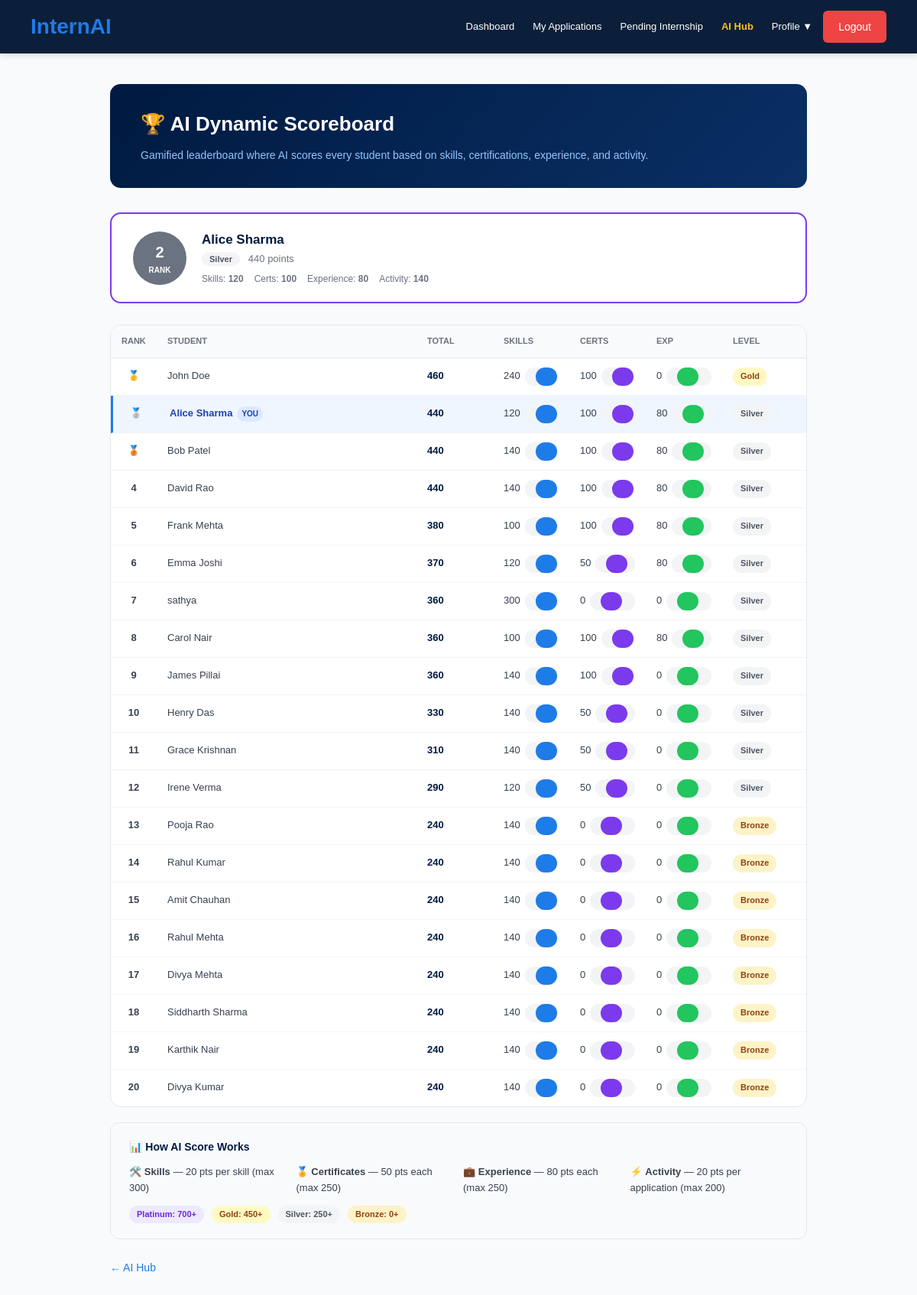
Screenshot of /student/ai/scoreboard (signed in) with the database file from the repository.
### app.py (models this page shows)
class User(UserMixin, db.Model):
    id = db.Column(db.Integer, primary_key=True)
    name = db.Column(db.String(100))
    email = db.Column(db.String(100), unique=True)
    password = db.Column(db.String(100))
    role = db.Column(db.String(20))  # student, organization, admin

class StudentAIScore(db.Model):
    id = db.Column(db.Integer, primary_key=True)
    user_id = db.Column(db.Integer, unique=True, index=True)
    total_score = db.Column(db.Integer, default=0)
    skill_score = db.Column(db.Integer, default=0)
    cert_score = db.Column(db.Integer, default=0)
    exp_score = db.Column(db.Integer, default=0)
    activity_score = db.Column(db.Integer, default=0)
    level = db.Column(db.String(20), default='Bronze')
    updated_at = db.Column(db.DateTime, default=datetime.utcnow)

### app.py (the view)
@app.route('/student/ai/scoreboard')
@login_required
@role_required('student')
def ai_scoreboard():
    all_profiles = StudentProfile.query.all()
    leaderboard = []
    for p in all_profiles:
        user = User.query.get(p.user_id)
        if not user:
            continue
        certs = StudentCertificate.query.filter_by(user_id=p.user_id).count()
        exps = StudentInternshipExperience.query.filter_by(user_id=p.user_id).count()
        apps = Application.query.filter_by(student_id=p.id).count()
        score_data = calculate_ai_score(p.skills or '', certs, exps, apps)
        ai_row = StudentAIScore.query.filter_by(user_id=p.user_id).first()
        if not ai_row:
            ai_row = StudentAIScore(user_id=p.user_id)
            db.session.add(ai_row)
        ai_row.total_score = score_data['total']
        ai_row.skill_score = score_data['skill_score']
        ai_row.cert_score = score_data['cert_score']
        ai_row.exp_score = score_data['exp_score']
        ai_row.activity_score = score_data['activity_score']
        ai_row.level = score_data['level']
        ai_row.updated_at = datetime.utcnow()
        leaderboard.append({
            'user': user,
            'score': score_data,
            'is_current': p.user_id == current_user.id,
        })
    db.session.commit()
    leaderboard.sort(key=lambda x: x['score']['total'], reverse=True)
    my_entry = next((e for e in leaderboard if e['is_current']), None)
    my_rank = next((i + 1 for i, e in enumerate(leaderboard) if e['is_current']), None)
    return render_template(
        'ai_scoreboard.html',
        leaderboard=leaderboard[:20],
        my_entry=my_entry,
        my_rank=my_rank,
    )

### ai/matcher.py (called while the page is built)
def parse_skills(skills_text):
    if not skills_text:
        return []
    parts = re.split(r'[,;\n]+', skills_text.lower())
    return [p.strip() for p in parts if p.strip()]

### app.py (called while the page is built)
def role_required(role):
    def decorator(f):
        @wraps(f)
        def decorated_function(*args, **kwargs):
            if not current_user.is_authenticated:
                return redirect(url_for('login'))
            if current_user.role != role:
                return redirect(url_for('home'))
            return f(*args, **kwargs)
        return decorated_function
    return decorator

@login_manager.user_loader
def load_user(user_id):
    return User.query.get(int(user_id))

### templates/ai_scoreboard.html (shortened to what this page needs)
{% extends "base.html" %} {% block nav_links %}
<a href="/student" style="color:#ffffff;text-decoration:none;font-size:13px;padding:6px 10px;border-radius:4px;transition:all 0.2s;white-space:nowrap;">Dashboard</a>
<a href="/student" style="color:#ffffff;text-decoration:none;font-size:13px;padding:6px 10px;border-radius:4px;transition:all 0.2s;white-space:nowrap;">My Applications</a>
<a href="/student" style="color:#ffffff;text-decoration:none;font-size:13px;padding:6px 10px;border-radius:4px;transition:all 0.2s;white-space:nowrap;">Pending Internship</a>
<a href="/student/ai" style="color:#fbbf24;text-decoration:none;font-size:13px;padding:6px 10px;border-radius:4px;transition:all 0.2s;white-space:nowrap;font-weight:600;">AI Hub</a>
<div class="nav-dropdown">
  <button id="profile-dropdown-btn" class="nav-link" onclick="toggleProfileDropdown(event)" style="font-size:13px;padding:6px 10px;border-radius:4px;transition:all 0.2s;white-space:nowrap;background:none;border:none;cursor:pointer;font-family:inherit;">Profile &#9660;</button>
</div>
{% endblock %} {% block content %}
<div class="ai-page">
  <div class="ai-page-header">
    <h1>🏆 AI Dynamic Scoreboard</h1>
    <p>
      Gamified leaderboard where AI scores every student based on skills,
      certifications, experience, and activity.
    </p>
  </div>
  {% if my_entry %}
  <div class="my-rank-banner">
    {% set score = my_entry.score %}
    <div
      class="rank-bubble"
      style="background:{{ score.level_color }};color:#fff;"
    >
      <span style="font-size: 20px">{{ my_rank }}</span>
      <span style="font-size: 10px">RANK</span>
    </div>
    <div>
      <div style="font-size: 17px; font-weight: 700; color: #001a40">
        {{ my_entry.user.name }}
      </div>
      <div style="font-size: 13px; color: #6b7280; margin: 2px 0 6px">
        <span class="level-badge badge-{{ score.level }}"
          >{{ score.level }}</span
        >
        &nbsp; {{ score.total }} points
      </div>
      <div
        style="
          display: flex;
          gap: 14px;
          font-size: 12px;
          color: #6b7280;
          flex-wrap: wrap;
        "
      >
        <span>Skills: <strong>{{ score.skill_score }}</strong></span>
        <span>Certs: <strong>{{ score.cert_score }}</strong></span>
        <span>Experience: <strong>{{ score.exp_score }}</strong></span>
        <span>Activity: <strong>{{ score.activity_score }}</strong></span>
      </div>
    </div>
  </div>
  {% endif %}
  <div class="lb-table">
    <div class="lb-header">
      <div>Rank</div>
      <div>Student</div>
      <div>Total</div>
      <div>Skills</div>
      <div>Certs</div>
      <div>Exp</div>
      <div>Level</div>
    </div>
    {% for entry in leaderboard %} {% set score = entry.score %}
    <div class="lb-row {{ 'mine' if entry.is_current else '' }}">
      <div
        class="lb-rank {{ 'top1' if loop.index==1 else 'top2' if loop.index==2 else 'top3' if loop.index==3 else '' }}"
      >
        {{ '🥇' if loop.index==1 else '🥈' if loop.index==2 else '🥉' if
        loop.index==3 else loop.index }}
      </div>
      <div
        style="font-weight:{{ '600' if entry.is_current else '400' }};color:{{ '#1e40af' if entry.is_current else '#374151' }};"
      >
        {{ entry.user.name }} {% if entry.is_current %}<span
          style="
            font-size: 10px;
            background: #dbeafe;
            color: #1e40af;
            padding: 2px 6px;
            border-radius: 10px;
            margin-left: 6px;
            font-weight: 700;
          "
          >YOU</span
        >{% endif %}
      </div>
      <div style="font-weight: 700; color: #001a40">{{ score.total }}</div>
      <div>
        {{ score.skill_score }}
        <div class="score-bar-mini">
          <div
            class="score-bar-mini-fill"
            style="width:{{ [score.skill_score/3, 100]|min }}%;"
          ></div>
        </div>
      </div>
      <div>
        {{ score.cert_score }}
        <div class="score-bar-mini">
          <div
            class="score-bar-mini-fill"
            style="width:{{ [score.cert_score/2.5, 100]|min }}%;background:#7c3aed;"
          ></div>
        </div>
      </div>
      <div>
        {{ score.exp_score }}
        <div class="score-bar-mini">
          <div
            class="score-bar-mini-fill"
            style="width:{{ [score.exp_score/2.5, 100]|min }}%;background:#22c55e;"
          ></div>
        </div>
      </div>
      <div>
        <span class="level-badge badge-{{ score.level }}"
          >{{ score.level }}</span
        >
      </div>
    </div>
    {% else %}
    <div
      style="padding: 40px; text-align: center; color: #9ca3af; font-size: 14px"
    >
      No students yet.
    </div>
    {% endfor %}
  </div>
  <div
    style="
      background: #f9fafb;
      border: 1px solid #e5e7eb;
      border-radius: 12px;
      padding: 20px 24px;
      margin-top: 20px;
    "
  >
    <h3
      style="
        font-size: 14px;
        font-weight: 700;
        color: #001a40;
        margin: 0 0 12px;
      "
    >
      📊 How AI Score Works
    </h3>
    <div
      style="
        display: grid;
        grid-template-columns: repeat(auto-fit, minmax(180px, 1fr));
        gap: 12px;
        font-size: 13px;
        color: #374151;
      "
    >
      <div>🛠️ <strong>Skills</strong> — 20 pts per skill (max 300)</div>
      <div>🏅 <strong>Certificates</strong> — 50 pts each (max 250)</div>
      <div>💼 <strong>Experience</strong> — 80 pts each (max 250)</div>
      <div>⚡ <strong>Activity</strong> — 20 pts per application (max 200)</div>
    </div>
    <div
      style="
        margin-top: 12px;
        display: flex;
        gap: 10px;
        flex-wrap: wrap;
        font-size: 12px;
      "
    >
      <span class="level-badge badge-Platinum">Platinum: 700+</span>
      <span class="level-badge badge-Gold">Gold: 450+</span>
      <span class="level-badge badge-Silver">Silver: 250+</span>
      <span class="level-badge badge-Bronze">Bronze: 0+</span>
    </div>
  </div>
  <div style="margin-top: 24px">
    <a
      href="/student/ai"
      style="color: #1e7ce8; text-decoration: none; font-size: 14px"
      >← AI Hub</a
    >
  </div>
</div>
{% endblock %}

### static/style.css (style rules this page uses)
* { margin: 0; padding: 0; box-sizing: border-box; font-family: Arial, sans-serif; }
body { background: #f8fafc; color: #0b1f3a; }

### static/student.css (style rules this page uses)
:root { --primary-dark: #001a40; --primary-blue: #1e7ce8; --success: #22c55e; --danger: #ef4444; --warning: #fbbf24; --text-white: #ffffff; --text-dark: #333333; --text-light: #666666; --bg-white: #ffffff; --bg-light: #f1f5f9; --border-color: #e5e7eb; --shadow-sm: 0 2px 8px rgba(0, 0, 0, 0.08); --shadow-md: 0 4px 16px rgba(0, 0, 0, 0.12); --glass-border: rgba(30, 124, 232, 0.3); --glass-shadow: 0 4px 20px rgba(30, 124, 232, 0.12); --glass-shadow-hover: 0 8px 32px rgba(30, 124, 232, 0.28); --glass-bg: #ffffff; }
* { margin: 0; padding: 0; box-sizing: border-box; }
body { font-family: 'Segoe UI', Tahoma, Geneva, Verdana, sans-serif; background: #f8fafc; color: var(--text-dark); line-height: 1.6; }
#profile-dropdown-btn, #profile-dropdown-btn:hover, #profile-dropdown-btn.active { color: #ffffff !important; background: none !important; }
.nav-dropdown { position: relative; display: inline-flex; align-items: center; }

### templates/ai_scoreboard.html (style rules this page uses)
.ai-page { max-width: 960px; margin: 40px auto; padding: 0 24px; }
.ai-page-header { background: linear-gradient(135deg, #001a40, #0a3066); border-radius: 14px; padding: 32px 40px; color: #fff; margin-bottom: 32px; }
.ai-page-header h1 { font-size: 26px; font-weight: 800; margin: 0 0 8px; }
.ai-page-header p { color: #93c5fd; font-size: 14px; margin: 0; }
.my-rank-banner { background: #fff; border: 2px solid #7c3aed; border-radius: 14px; padding: 20px 28px; display: flex; align-items: center; gap: 20px; margin-bottom: 28px; flex-wrap: wrap; }
.rank-bubble { width: 70px; height: 70px; border-radius: 50%; display: flex; flex-direction: column; align-items: center; justify-content: center; flex-shrink: 0; font-weight: 800; }
.lb-table { background: #fff; border: 1px solid #e5e7eb; border-radius: 14px; overflow: hidden; }
.lb-header { display: grid; grid-template-columns: 60px 1fr 100px 100px 100px 100px 110px; gap: 0; background: #f9fafb; border-bottom: 1px solid #e5e7eb; }
.lb-header div { padding: 12px 14px; font-size: 11px; font-weight: 700; color: #6b7280; text-transform: uppercase; }
.lb-row { display: grid; grid-template-columns: 60px 1fr 100px 100px 100px 100px 110px; gap: 0; border-bottom: 1px solid #f3f4f6; transition: background 0.15s; }
.lb-row:last-child { border-bottom: none; }
.lb-row.mine { background: #eff6ff; border-left: 3px solid #1e7ce8; }
.lb-row div { padding: 12px 14px; font-size: 13px; color: #374151; display: flex; align-items: center; }
.lb-rank { font-weight: 700; font-size: 16px; justify-content: center; }
.lb-rank.top1 { color: #f59e0b; }
.lb-rank.top2 { color: #6b7280; }
.lb-rank.top3 { color: #b45309; }
.level-badge { font-size: 11px; font-weight: 700; padding: 3px 10px; border-radius: 20px; }
.badge-Platinum { background: #ede9fe; color: #6d28d9; }
.badge-Gold { background: #fef9c3; color: #92400e; }
.badge-Silver { background: #f3f4f6; color: #4b5563; }
.badge-Bronze { background: #fef3c7; color: #92400e; }
.score-bar-mini { background: #f3f4f6; border-radius: 20px; height: 6px; overflow: hidden; flex: 1; margin-left: 6px; }
.score-bar-mini-fill { height: 100%; border-radius: 20px; background: #1e7ce8; }

### rows the page displays
User: user.name "Alice Sharma", user.name "Alice Sharma"
StudentAIScore: index "🥇", user.name "John Doe", total "460", skill_score "240", {{ [score.skill_score/3, 100]|min }} 80.0 (drawn), cert_score "100", {{ [score.cert_score/2.5, 100]|min }} 40.0 (drawn), exp_score "0", {{ [score.exp_score/2.5, 100]|min }} 0.0 (drawn), level "Gold"
User: user.name "Bob Patel"
StudentAIScore: id "4", user.name "David Rao", total "440", skill_score "140", {{ [score.skill_score/3, 100]|min }} 46.666666666666664 (drawn), cert_score "100", {{ [score.cert_score/2.5, 100]|min }} 40.0 (drawn), exp_score "80", {{ [score.exp_score/2.5, 100]|min }} 32.0 (drawn), level "Silver"
User: user.name "Frank Mehta"
StudentAIScore: index "6", user.name "Emma Joshi", total "370", skill_score "120", {{ [score.skill_score/3, 100]|min }} 40.0 (drawn), cert_score "50", {{ [score.cert_score/2.5, 100]|min }} 20.0 (drawn), exp_score "80", {{ [score.exp_score/2.5, 100]|min }} 32.0 (drawn), level "Silver"
StudentAIScore: index "7", user.name "sathya", total "360", skill_score "300", {{ [score.skill_score/3, 100]|min }} 100.0 (drawn), cert_score "0", {{ [score.cert_score/2.5, 100]|min }} 0.0 (drawn), exp_score "0", {{ [score.exp_score/2.5, 100]|min }} 0.0 (drawn), level "Silver"
StudentAIScore: index "8", user.name "Carol Nair", total "360", skill_score "100", {{ [score.skill_score/3, 100]|min }} 33.333333333333336 (drawn), cert_score "100", {{ [score.cert_score/2.5, 100]|min }} 40.0 (drawn), exp_score "80", {{ [score.exp_score/2.5, 100]|min }} 32.0 (drawn), level "Silver"
StudentAIScore: index "9", user.name "James Pillai", total "360", skill_score "140", {{ [score.skill_score/3, 100]|min }} 46.666666666666664 (drawn), cert_score "100", {{ [score.cert_score/2.5, 100]|min }} 40.0 (drawn), exp_score "0", {{ [score.exp_score/2.5, 100]|min }} 0.0 (drawn), level "Silver"
User: user.name "Henry Das"
User: user.name "Grace Krishnan"
StudentAIScore: id "12", user.name "Irene Verma", total "290", skill_score "120", {{ [score.skill_score/3, 100]|min }} 40.0 (drawn), cert_score "50", {{ [score.cert_score/2.5, 100]|min }} 20.0 (drawn), exp_score "0", {{ [score.exp_score/2.5, 100]|min }} 0.0 (drawn), level "Silver"
User: user.name "Pooja Rao"
User: user.name "Rahul Kumar"
User: user.name "Amit Chauhan"
User: user.name "Rahul Mehta"
User: user.name "Divya Mehta"
StudentAIScore: id "18", user.name "Siddharth Sharma", total "240", skill_score "140", {{ [score.skill_score/3, 100]|min }} 46.666666666666664 (drawn), cert_score "0", {{ [score.cert_score/2.5, 100]|min }} 0.0 (drawn), exp_score "0", {{ [score.exp_score/2.5, 100]|min }} 0.0 (drawn), level "Bronze"
User: user.name "Karthik Nair"
User: user.name "Divya Kumar"

### other values shown
{{ my_rank }} "2"
{{ score.level }} "Silver"
{{ score.total }} "440"
{{ score.skill_score }} "120"
{{ score.cert_score }} "100"
{{ score.exp_score }} "80"
{{ score.activity_score }} "140"
{{ score.total }} "440" "440" "380" "330" "310" "240" "240" "240" "240" "240" "240" "240"
{{ score.skill_score }} "120" "140" "100" "140" "140" "140" "140" "140" "140" "140" "140" "140"
{{ score.cert_score }} "100" "100" "100" "50" "50" "0" "0" "0" "0" "0" "0" "0"
{{ score.exp_score }} "80" "80" "80" "0" "0" "0" "0" "0" "0" "0" "0" "0"
{{ score.level }} "Silver" "Silver" "Silver" "Silver" "Silver" "Bronze" "Bronze" "Bronze" "Bronze" "Bronze" "Bronze" "Bronze"
